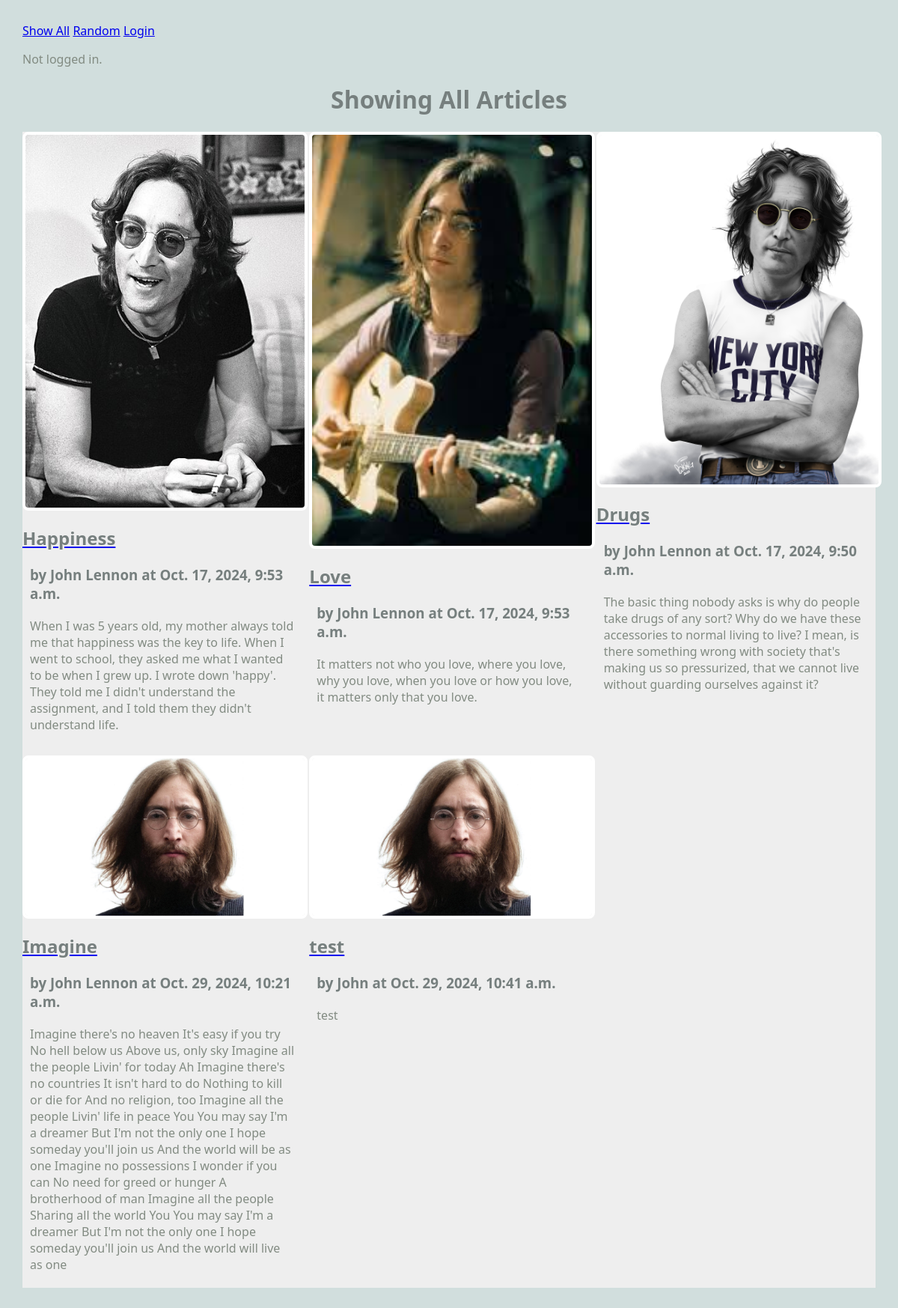
/blog/show_all, run on the app's committed database.
### blog/models.py (models this page shows, shortened)
class Article(models.Model):
    title = models.TextField(blank=False)
    author =  models.TextField(blank=False)
    text =  models.TextField(blank=False)
    published = models.DateTimeField(auto_now=True)
    image_file = models.ImageField(blank=True)
    user = models.ForeignKey(User, on_delete=models.CASCADE)

### blog/views.py (the view)
# urls.py: path(r'show_all', views.ShowAllView.as_view(), name="show_all"),
class ShowAllView(ListView):
    model = Article
    template_name ='blog/show_all.html'
    context_object_name = 'articles'
    def dispatch(self, request):
        print(f"Logged in user: request.user={request.user}")
        print(f"Logged in user: request.user.is_authenticated={request.user.is_authenticated}")
        return super().dispatch(request)

### blog/templates/blog/show_all.html
{% extends 'blog/base.html' %}
{% block content %}
<h1 style="display:flex; justify-content: center;">Showing All Articles</h1>
<main class="grid-container">
    {% for a in articles %}
    <article>
        <a href="{% url 'article' a.pk %}">
            <img src="{{a.image_file.url}}" alt="{{a.image_file.url}}">
        </a>
        <div>
            <a href="{% url 'article' a.pk %}">
                <h2>{{a.title}}</h2>
            </a>
            <h3>by {{a.author}} at {{a.published}}</h3>
            <p>
                {{a.text}}
            </p>
        </div>
    </article>
    {% endfor %}
</main>
{% endblock %}

### blog/templates/blog/base.html (shortened to what this page needs)
{% load static %}
<html>
    <head>
        <link rel="stylesheet" href="{% static 'styles-blog.css' %}">
    </head>
    <body>
        <nav>
            <ul>
                <a href="{% url 'show_all' %}">Show All</a>
                <a href="{% url 'random' %}">Random</a>
                {% if request.user.is_authenticated %}
                <a href="{% url 'create_article' %}">Create Article</a>
                <form method="POST" action="{% url 'logout' %}">
                    {% csrf_token %}
                    <input type="submit" value="logout">
                </form>
                {% else %}
                <a href="{% url 'login' %}">Login</a>
                {% endif %}
            </ul>
            <p>
                {% if request.user.is_authenticated %}
                Logged in user: {{ request.user }}.
                {% else %}
                Not logged in.
                {% endif %}
            </p>
        </nav>
        {% block content %}
        {% endblock %}
    </body>
</html>

### static/styles-blog.css (style rules this page uses)
body { margin: 30px; background: #d1dedd; font-family:'Segoe UI', Tahoma, Geneva, Verdana, sans-serif; }
ul, li { padding: 0px; list-style-type: none; }
h1, h2, h3 { color: #767f7e; }
p { color: #828b82; }
.grid-container { background: #eee; max-width: 900px; display: grid; grid-template-columns: repeat(3, 1fr); grid-gap: 10px; max-width: 1200px; margin: 20px auto; }
article img, article.featured img { width: 100%; border: 4px solid #fff; border-radius: 8px; }
article p, article h3 { margin: 20px 10px; }

### data on the page
Article: image_file (picture), title "Happiness", author "John Lennon", published "Oct. 17, 2024, 9:53 a.m.", text "When I was 5 years old, my mother always told me that happiness was the key to life. When I went to school, they asked me what I wanted to be when I grew up. I wrote down 'happy'. They told me I didn't understand the assignment, and I told them they didn't understand life."
Article: image_file (picture), title "Love", author "John Lennon", published "Oct. 17, 2024, 9:53 a.m.", text "It matters not who you love, where you love, why you love, when you love or how you love, it matters only that you love."
Article: image_file (picture), title "Drugs", author "John Lennon", published "Oct. 17, 2024, 9:50 a.m.", text "The basic thing nobody asks is why do people take drugs of any sort? Why do we have these accessories to normal living to live? I mean, is there something wrong with society that's making us so pressurized, that we cannot live without guarding ourselves against it?"
Article: image_file (picture), title "Imagine", author "John Lennon", published "Oct. 29, 2024, 10:21 a.m.", text "Imagine there's no heaven It's easy if you try No hell below us Above us, only sky Imagine all the people Livin' for today Ah Imagine there's no countries It isn't hard to do Nothing to kill or die for And no religion, too Imagine all the people Livin' life in peace You You may say I'm a dreamer But I'm not the only one I hope someday you'll join us And the world will be as one Imagine no possessions I wonder if you can No need for greed or hunger A brotherhood of man Imagine all the people Sharing all the world You You may say I'm a dreamer But I'm not the only one I hope someday you'll join us And the world will live as one"
Article: image_file (picture), title "test", author "John", published "Oct. 29, 2024, 10:41 a.m.", text "test"
